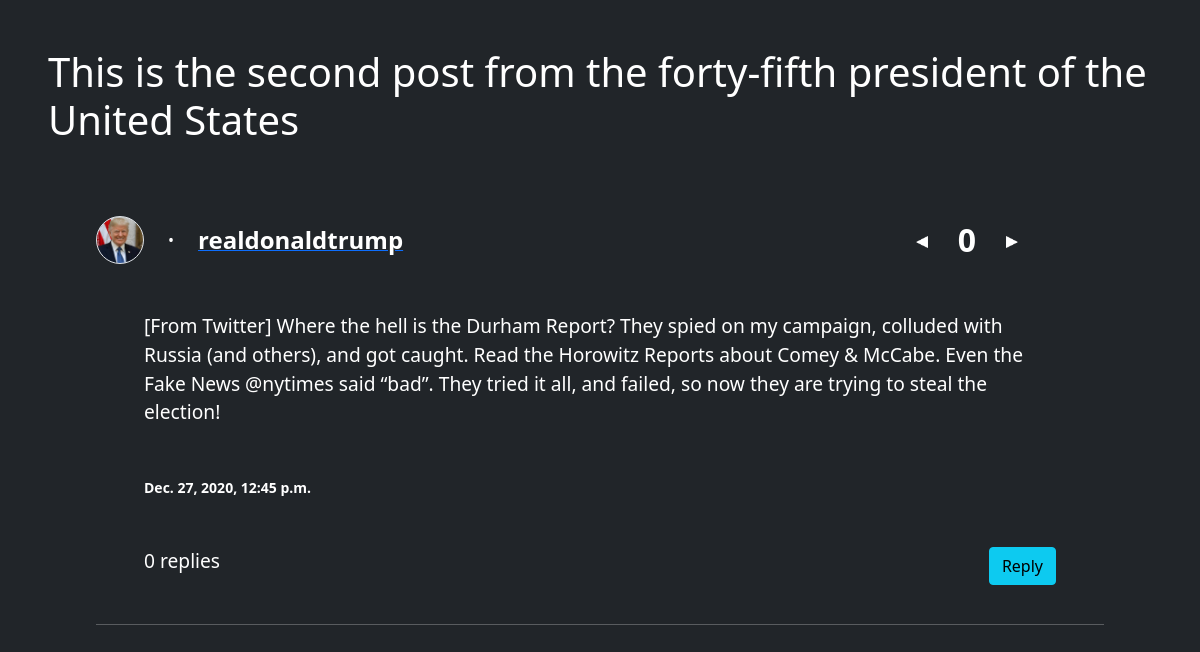
Screenshot of /posts/2 (signed in) with the database file from the repository.
### forum/models.py (models this page shows, shortened)
class ForumPost (models.Model):
    profile = models.ForeignKey(Profile, on_delete=models.SET_NULL, null=True)
    title = models.CharField(max_length=200)
    description = models.CharField(max_length=3000, validators=[MinLengthValidator(20)])
    date_posted = models.DateTimeField(auto_now_add=True)
    upvotes = models.IntegerField(default=0, null=True, blank=True)
    @property
    def num_replies (self):
        return Reply.objects.filter(to=self).count()
    @property
    def standing (self):
        votes = Vote.objects.filter(post=self)
        return votes.filter(is_positive=True).count() - votes.filter(is_positive=False).count()

class Profile (models.Model):
    forum_user = models.OneToOneField(ForumUser, on_delete=models.CASCADE)
    picture = models.ImageField(default='defpfp.jpg', upload_to='profiles/', null=True, blank=True)
    date_joined = models.DateTimeField(auto_now_add=True)
    description = models.CharField(max_length=500, null=True, blank=True)
    @property
    def picture_url (self):
        try:
            return self.picture.url
        except:
            return ''

class ForumUser (models.Model):
    user = models.OneToOneField(User, on_delete=models.CASCADE)
    first_name = models.CharField(max_length=30)
    surname = models.CharField(max_length=30)
    email = models.EmailField(max_length=100)
    phone = models.CharField(max_length=10, validators=[MinLengthValidator(10)])
    dob = models.DateField()
    location = models.CharField(max_length=100, null=True, blank=True)

### forum/views.py (the view)
# urls.py: path('posts/<int:post_id>', post_details_view, name='post-details'),
def post_details_view (request, post_id):
    if post_id in [post.id for post in ForumPost.objects.all()]:
        post = ForumPost.objects.get(id=post_id)
        replies = Reply.objects.filter(to=post)
        if request.method == 'POST':
            reply_form = ReplyFrom(request.POST)
            if request.is_ajax():
                _id = request.POST.get('id')
                reply = Reply.objects.get(id=_id)
                try:
                    content = request.POST.get('reply-content')
                    reply.content = content
                    reply.save()
                except:
                    reply.delete()
                return render(request, 'forum/post_details.html', {
                    'post': post,
                    'is_logged_in' : request.user.is_authenticated,
                    'is_authorized': request.user == post.profile.forum_user.user if post.profile else False,
                    'reply_form': reply_form,
                    'replies': replies,
                    'req_user': request.user
                })
            if reply_form.is_valid():
                reply = reply_form.save(commit=False)
                reply.to = post
                forum_user = ForumUser.objects.get(user=request.user)
                profile = Profile.objects.get(forum_user=forum_user)
                reply.replier = profile
                reply.save()
                post.save()
            return redirect('post-details', post_id=post.id)
        else:
            reply_form = ReplyFrom()
    else:
        raise Http404
    return render(request, 'forum/post_details.html', {
        'post': post,
        'is_logged_in' : request.user.is_authenticated,
        'is_authorized': request.user == post.profile.forum_user.user if post.profile else False,
        'reply_form': reply_form,
        'replies': replies,
        'req_user': request.user
    })

### forum/templates/forum/post_details.html (shortened to what this page needs)
{% extends 'forum/base.html' %}
{% load static %}
{% block content %}
    <h1 class="mb-5">{{ post.title }}</h1>
    <div class="p-4 px-5">
        <div class="d-flex mb-5" style="align-items: center; padding-right: 5rem;">
            <div style="background-image: url('{{ post.profile.picture_url }}');"
            class="rounded-circle border post-profile-pic-container"></div>
            <span class="mx-4">&bullet;</span>
            {% if post.profile %}
                <a href="{% url 'profile' post.profile.forum_user.id %}">
                    <strong style="font-size: 1.5rem;">{{ post.profile.forum_user.user.username }}</strong>
                </a>
            {% else %}
                <strong>Deleted User</strong>
            {% endif %}
            <div style="margin-left: auto; display: flex; align-items: center;">
                {% if is_logged_in %}
                    <button style="background-color: transparent; border: none;" id="downvote" class="upvote-triangle">
                        <img src="{% static 'images/triangle.png' %}"  >
                    </button>
                {% endif %}
                <strong style="font-size: 2rem;" class="mx-4" id="standing">{{ post.standing }}</strong>
                {% if is_logged_in %}
                    <button style="background-color: transparent; border: none;" id="upvote" class="upvote-triangle">
                        <img src="{% static 'images/triangle.png' %}">
                    </button>
                {% endif %}
            </div>
        </div>
        <p style="font-size: larger;" class="px-5 muted mb-5">{{ post.description }}</p>
        <p><strong class="px-5 small">{{ post.date_posted }}</strong></p>
        <div class="mx-5 my-5">
            <div style="float: right;">
                {% if is_authorized %}
                    <a class="btn btn-primary" href="{% url 'post-update' post.id %}">Edit</a>
                    <a class="btn btn-danger" href="{% url 'post-delete' post.id %}">Delete</a>
                {% elif is_logged_in %}
                    <button class="btn btn-info" id="reply">Reply</button>
                {% endif %}
            </div>
            <p style="font-size:larger;" >{{ post.num_replies }} replies</p>
        </div>
        <hr class="my-5">
    </div>
{% endblock content %}

### static/css/base.css (style rules this page uses)
* { color: white; }

### forum/templates/forum/post_details.html (style rules this page uses)
.post-profile-pic-container { width: 3rem; height: 3rem; background-size: cover; background-position: center; background-repeat: no-repeat; }
.upvote-triangle img { width: 0.75rem; }
.upvote-triangle:first-of-type { transform: scaleX(-1); }

### rows the page displays
ForumPost: title "This is the second post from the forty-fifth president of the United States", profile.picture_url (picture), profile.forum_user.user.username "realdonaldtrump", standing "0", description "[From Twitter] Where the hell is the Durham Report? They spied on my campaign, colluded with Russia (and others), and got caught. Read the Horowitz Reports about Comey & McCabe. Even the Fake News @nytimes said “bad”. They tried it all, and failed, so now they are trying to steal the election!", date_posted "Dec. 27, 2020, 12:45 p.m.", num_replies "0"
